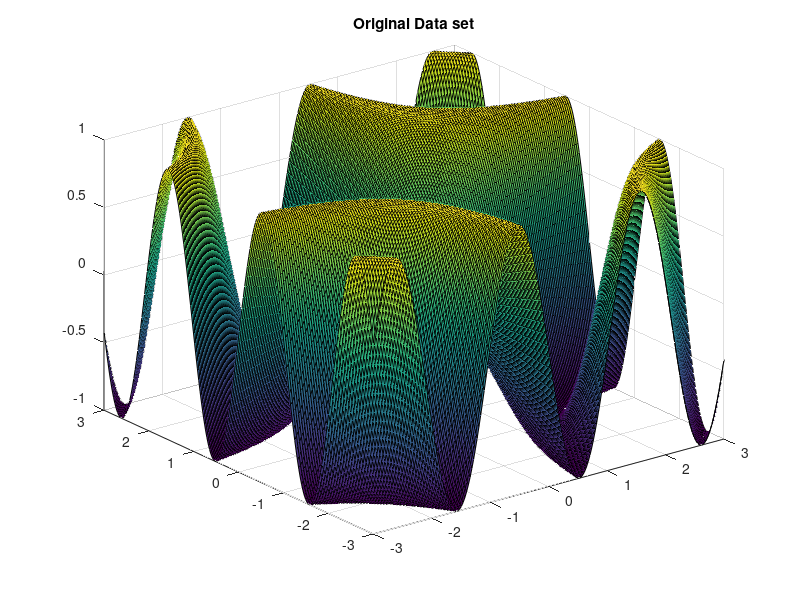

Write the MATLAB code that produced this figure. (Note: this script raises an error after producing the figure.)
addpath('../../HBF1');
addpath('../../HBF1/model_functions');
addpath('../../HBF1/update_rules_GD/Stochastic_gracient_descent');
addpath('../../HBF1/derivatives_c');
addpath('../../HBF1/derivatives_t');
addpath('../../../common/squared_error_risk');
addpath('../../../common/visualize_centers')
addpath('../../../common/cross_validation/standard_train_cv_test_validation')
addpath('../../../common')
addpath('../../../common/MNIST')
addpath('../../../common/kernel_functions')
addpath('../../../RBF_multivariant_regression/RBF');
addpath('../../../common/data_generation/synthetic_data_2D')
%% create data from range
% start_val = -6;
% end_val = 6;
% sqrtN = 200; %N = sqrtN*sqrtN
% N = sqrtN*sqrtN
start_val = -3;
end_val = 3;
sqrtN = 200; %N = sqrtN*sqrtN
N = sqrtN*sqrtN
fprintf('N = %d\n',N);
x_range = linspace(start_val, end_val, sqrtN);
y_range = linspace(start_val, end_val, sqrtN);
%% make meshgrid
[X,Y] = meshgrid(x_range, y_range);
Z = sin(X .* Y); %% sinBxy
figure
surf(X,Y,Z);
title('Original Data set')
%% create data set for training alg 
[ X_data,Y_data] = make_data_from_meshgrid( X,Y,Z );
%% predict
% load('./rbf_real');
% F_data = rbf_real_mdl.predict_data_set(X_data)';
% [D, center] = size(best_iteration_mdl.t)
% size(F_data);
%%
load('./results/r_18feb_d1/test_error_vs_iterations1.mat')
[D, centers] = size(best_iteration_mdl.t)
F_data = best_iteration_mdl.predict_data_set(X_data)';
size(F_data);
%% make the data back to mesh from training data
[Xp,Yp,Zp] = make_meshgrid_data_from_training_data( X_data,F_data' );
figure
surf(Xp,Yp,Zp);
title(sprintf('Reconstructed function, number of centers = %d',center))